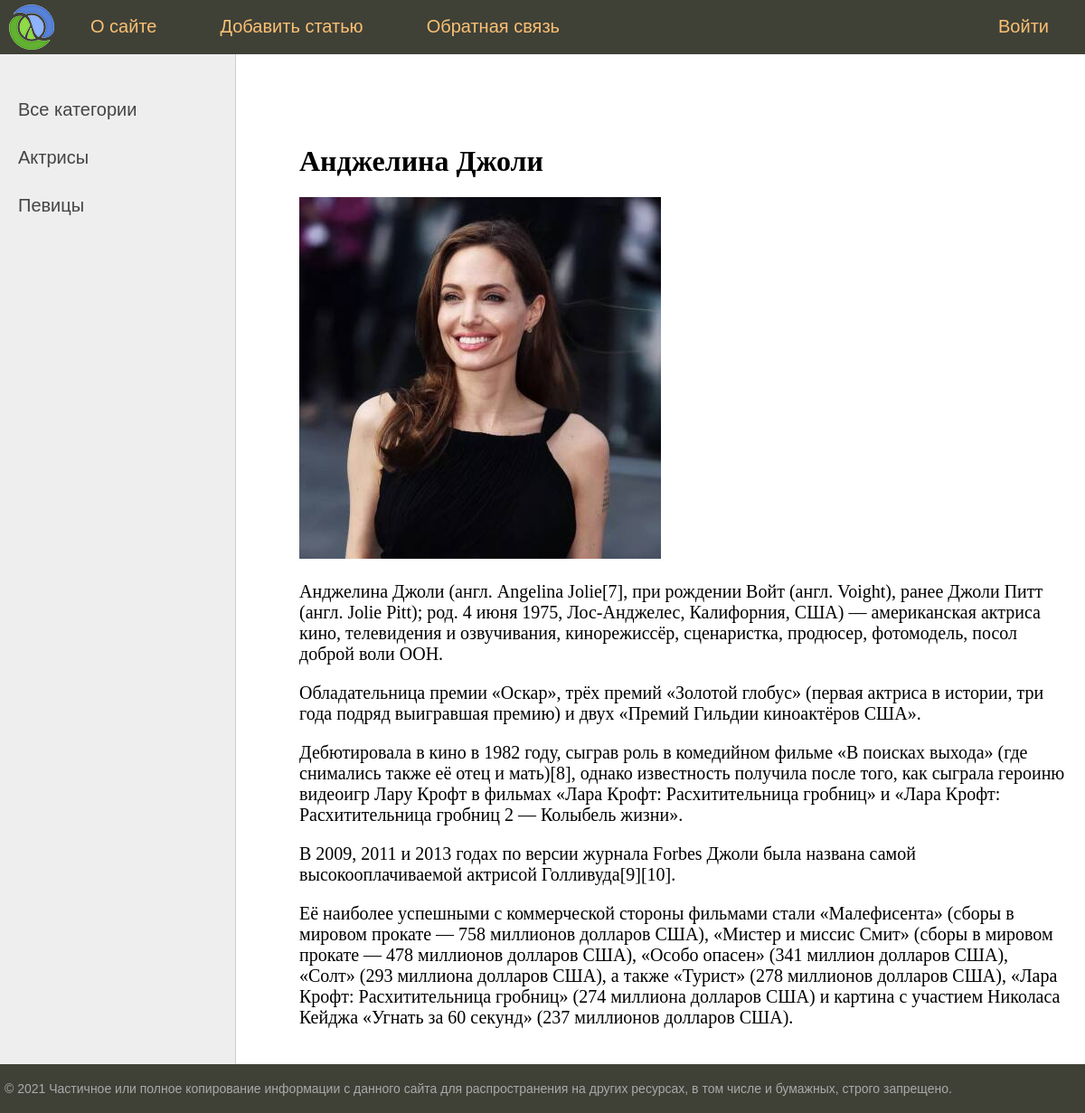
The app's page /post/andzhelina-dzholi/ with its own data.
### women/models.py (models this page shows, shortened)
class Category(models.Model):
    name = models.CharField(max_length=100, db_index=True,verbose_name='Категория')
    slug = models.SlugField(max_length=255, unique=True, db_index=True, verbose_name="URL")
    def get_absolute_url(self):
        return reverse('category', kwargs={'cat_slug': self.slug})
    class Meta:
        verbose_name = ' Категория'
        verbose_name_plural = ' Категории'
        ordering = ['id']

class Women (models.Model):
    title = models.CharField(max_length=255,verbose_name='Заголовок')
    slug = models.SlugField(max_length=255,unique=True,db_index=True,verbose_name="URL")
    content =models.TextField(blank=True,verbose_name='Текст статьи')
    photo = models.ImageField(upload_to="photos/%Y/%m/%d/",verbose_name='Фото')
    time_create = models.DateTimeField(auto_now_add=True,verbose_name='Время создания')
    time_update = models.DateTimeField(auto_now=True,verbose_name='Время изменения')
    is_published = models.BooleanField(default=True,verbose_name='Публикация')
    cat = models.ForeignKey('Category', on_delete=models.PROTECT,verbose_name='Категория')
    def __str__(self):
        return self.title
    class Meta:
        verbose_name = ' Известные женщины '
        verbose_name_plural = ' Известные женщины '
        ordering = ['-time_create','title']

### women/views.py (the view)
# urls.py: path('post/<slug:post_slug>/', ShowPost.as_view(), name='post'),
class ShowPost(DetailView):
    model = Women
    template_name = 'women/post.html'
    slug_url_kwarg = 'post_slug'
    context_object_name = 'post'
    def get_context_data(self, *, object_list=None, **kwargs):
        context = super().get_context_data(**kwargs)
        context['menu'] = menu
        context['title'] = context['post']
        return context

### women/templatetags/women_tags.py (called while the page is built)
@register.inclusion_tag('women/list_categories.html')
def show_categories(sort=None, cat_selected=0):
    if not sort:
        cats = Category.objects.all()
    else:
        cats = Category.objects.order_by(sort)
    return {"cats": cats,"cat_selected": cat_selected}

### women/templates/women/post.html
{% extends 'women/base.html' %}
{% block content %}
<h1>{{post.title}}</h1>
{% if post.photo %}
<p> <img calss="img-article-left" src="{{post.photo.url}}"></p>
{% endif %}
{{post.content|linebreaks}}
{% endblock %}

### women/templates/women/list_categories.html
{% for c in cats %}
		{%  if c.pk == cat_selected %}
		<li class="selected">{{c.name}}</li>
		{% else %}
		<li><a href="{{c.get_absolute_url}}">{{c.name}}</a> </li>
		{% endif %}
{% endfor %}

### women/static/women/css/styles.css (style rules this page uses)
html, body { font-family: 'Arial'; margin: 0; padding: 0; height: 100%; width: 100%; color: #444; }
a { color: #0059b2; text-decoration: none; }
img { max-width: 600px; height: auto; }
.left-chapters ul li { margin: 30px 0 0 0; color: #999; }
.left-chapters ul li a { color: #444; text-decoration: none; }
.content-text h1 { font-size: 32px; }

### records on screen
Category: name "Актрисы"
Category: name "Певицы"
Women: title "Анджелина Джоли", photo (picture), content "Анджелина Джоли (англ. Angelina Jolie[7], при рождении Войт (англ. Voight), ранее Джоли Питт (англ. Jolie Pitt); род. 4 июня 1975, Лос-Анджелес, Калифорния, США) — американская актриса кино, телевидения и озвучивания, кинорежиссёр, сценаристка, продюсер, фотомодель, посол доброй воли ООН. Обладательница премии «Оскар», трёх премий «Золотой глобус» (первая актриса в истории, три года подряд выигравшая премию) и двух «Премий Гильдии киноактёров США». Дебютировала в кино в 1982 году, сыграв роль в комедийном фильме «В поисках выхода» (где снимались также её отец и мать)[8], однако известность получила после того, как сыграла героиню видеоигр Лару Крофт в фильмах «Лара Крофт: Расхитительница…"

### other values on screen
{{ m.title }} "О сайте" "Добавить статью" "Обратная связь"
{{ m.title }} "Войти"
